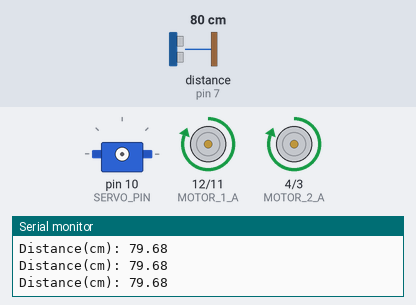
Bench run of a program on a simulated Arduino Uno, built with avr-gcc and run on an emulated ATmega328P. On the bench: servo, motor-driver pin pairs drawn as motors (green arrow = first pin HIGH = forward, orange = second pin HIGH = backward, longer = more drive, scaled by the enable pin), the last lines printed to the serial monitor. Wiring (inferred from the names in the program): ultrasonic range finder: trigger pin 6; echo pin 7. The test bench sets the inputs (shaded band); at power-on: distance to the obstacle (sensor on pin 7) 80 cm. The echo pulse lasts 58.3 µs per cm.

Above: at 3.2 s.
3.3 s: distance to the obstacle (sensor on pin 7) set to 7 cm
6.3 s: distance to the obstacle (sensor on pin 7) set to 4 cm
At 9.5 s:
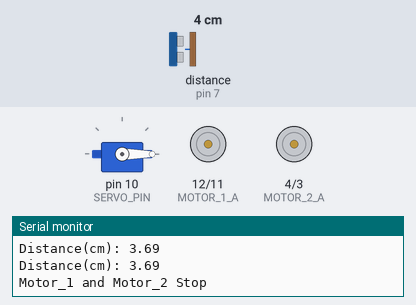
At 10.9 s:
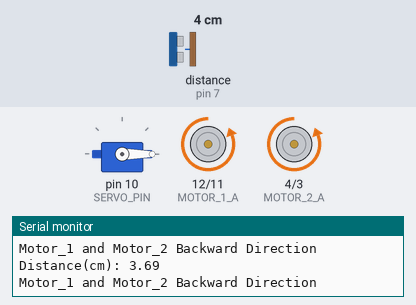
Timing chart, 0 to 12.4 s (numbered marks = the images above; inputs shaded):
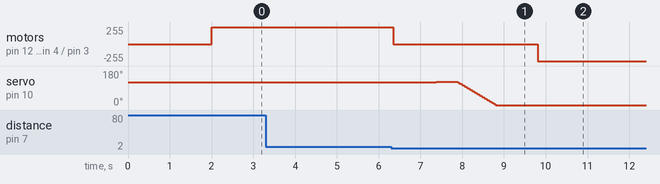

Measured:
- the behaviour switches between 6 and 5 cm on distance to the obstacle (sensor on pin 7) (found by bisection; images 0 and 1)
- after the input at 6.3 s, motor on pin 12 (MOTOR_1_A) / pin 11 (MOTOR_1_B), motor on pin 4 (MOTOR_2_A) / pin 3 (MOTOR_2_B): forward 255/255 → stopped after 0.05 s, → backward 255/255 3.5 s later; servo on pin 10 (SERVO_PIN): rises from 120° to 122° in 0.50 s, then falls to 0° in 1.4 s

The program:

main.cpp
```cpp
#include "motorControl.h"
#include "Arduino.h"
#include "Servo.h"

//Motor_1 Connection
int ENABLE_1 = 13;
int MOTOR_1_A = 12;
int MOTOR_1_B = 11;

//Motor_2 Connection
int ENABLE_2 = 5;
int MOTOR_2_A = 4;
int MOTOR_2_B = 3;

//Ultrasonic Sensor
int TRIG_PIN = 6;
int ECHO_PIN = 7;

//Servo Motor
int SERVO_PIN = 10;
bool FIRED = false;

//Constants
float SPEED_OF_SOUND = 0.0345;

MotorControl motorControl(ENABLE_1 ,MOTOR_1_A ,MOTOR_1_B ,ENABLE_2 ,MOTOR_2_A ,MOTOR_2_B);
Servo myservo;


float get_distance(int TRIG_PIN , int ECHO_PIN){
  digitalWrite(TRIG_PIN, LOW);
  delayMicroseconds(2);
  digitalWrite(TRIG_PIN, HIGH);
  delayMicroseconds(10);
  digitalWrite(TRIG_PIN, LOW);
  long duration = pulseIn(ECHO_PIN, HIGH);

  // Check if duration is 0
  if (duration == 0) {
    Serial.println("Error: Ultrasonic sensor not initialized or no obstacle within range");
    return -1;  // Return -1 to indicate an error
  }

  float distance = (duration * 0.0343) / 2;
  Serial.println("Distance(cm): " + String(distance));
  return distance;
}


void moveServo(int _fire_angle, int _buffer) {
  if (!FIRED) {
    myservo.attach(SERVO_PIN); // initialise servo only when moveServo is first called
    FIRED = true;
  }

  int pos = _fire_angle;
  for (pos = _fire_angle; pos <= _fire_angle + _buffer; pos += 1) {   // goes from 0 degrees to 180 degrees
    // in steps of 1 degree
    myservo.write(pos);                   // tell servo to go to position in variable 'pos'
    delay(500);                            // waits 500ms at top
  }
  for (pos = _fire_angle + _buffer; pos >= 0; pos -= 2) {   // goes from 180 degrees to 0 degrees
    myservo.write(pos);                   // tell servo to go to position in variable 'pos'
    delay(15);                            // waits 15ms for the servo to reach the position
  }
}

void setup() {
  delay(2000); // Wait for 2 seconds for all components to power up
  pinMode(TRIG_PIN, OUTPUT);
  digitalWrite(TRIG_PIN,LOW);
  pinMode(ECHO_PIN, INPUT);
  Serial.begin(9600);
}

void loop() {
  int state = 0;
  float distance;

  while((distance = get_distance(TRIG_PIN,ECHO_PIN)) >= 0) // loop as long as the ultrasonic sensor is initiated
  {
    switch(state) {
      case 0: // Case 0: Moving forward until distance is 5
        if(distance >= 5) {
          motorControl.forward_both_motors();
        } else {
          state = 1; // Switch to case 1
        }
        break;

      case 1: // Case 1: Initiate the servo and delay for 1 second
        motorControl.stop_both_motors();
        moveServo(120,2); //  (Launch Angle, Rotation Buffer)
        delay(1000);
        state = 2; // Switch to case 2
        break;

      case 2: // Case 2: Move backwards for the rest of the duration
        motorControl.backward_both_motors();
        break;
    }
  }
}
```

motorControl.cpp
```cpp
#include "Arduino.h"
#include "MotorControl.h"

MotorControl::MotorControl(int ENABLE_1, int MOTOR_1_A, int MOTOR_1_B, int ENABLE_2, int MOTOR_2_A, int MOTOR_2_B) {
  pinMode(ENABLE_1, OUTPUT);
  pinMode(MOTOR_1_A, OUTPUT);
  pinMode(MOTOR_1_B, OUTPUT);
  pinMode(ENABLE_2, OUTPUT);
  pinMode(MOTOR_2_A, OUTPUT);
  pinMode(MOTOR_2_B, OUTPUT);
  _ENABLE_1 = ENABLE_1;
  _MOTOR_1_A = MOTOR_1_A;
  _MOTOR_1_B = MOTOR_1_B;
  _ENABLE_2 = ENABLE_2;
  _MOTOR_2_A = MOTOR_2_A;
  _MOTOR_2_B = MOTOR_2_B;
}

void MotorControl::forward_motor_1() {
  digitalWrite(_MOTOR_1_A, HIGH);
  digitalWrite(_MOTOR_1_B, LOW);
  digitalWrite(_ENABLE_1, HIGH);
  Serial.println("Motor_1 Forward Direction");
}

void MotorControl::forward_motor_2() {
  digitalWrite(_MOTOR_2_A, HIGH);
  digitalWrite(_MOTOR_2_B, LOW);
  digitalWrite(_ENABLE_2, HIGH);
  Serial.println("Motor_2 Forward Direction");
}

void MotorControl::accelerate_motor_1() {
  for (int i = 0; i < 256; i++) {
    analogWrite(_ENABLE_1, i);
  }
  Serial.println("Motor_1 acceleration");
}

void MotorControl::accelerate_motor_2() {
  for (int i = 0; i < 256; i++) {
    analogWrite(_ENABLE_2, i);
  }
  Serial.println("Motor_2 acceleration");
}

void MotorControl::decelerate_motor_1() {
  for (int i = 255; i > 1; i--) {
    analogWrite(_ENABLE_1, i);
    delay(5);
  }
  Serial.println("Motor_1 deceleration");
}

void MotorControl::decelerate_motor_2() {
  for (int i = 255; i > 1; i--) {
    analogWrite(_ENABLE_2, i);
    delay(5);
  }
  Serial.println("Motor_2 deceleration");
}

void MotorControl::backward_motor_1() {
  digitalWrite(_MOTOR_1_A, LOW);
  digitalWrite(_MOTOR_1_B, HIGH);
  digitalWrite(_ENABLE_1, HIGH);
  Serial.println("Motor_1 Backward Direction");
}

void MotorControl::backward_motor_2() {
  digitalWrite(_MOTOR_2_A, LOW);
  digitalWrite(_MOTOR_2_B, HIGH);
  digitalWrite(_ENABLE_2, HIGH);
  Serial.println("Motor_2 Backward Direction");
}

void MotorControl::stop_motor_1() {
  digitalWrite(_MOTOR_1_A, LOW);
  digitalWrite(_MOTOR_1_B, LOW);
  analogWrite(_ENABLE_1, 0);
  Serial.println("Stop Motor_1");
}

void MotorControl::stop_motor_2() {
  digitalWrite(_MOTOR_2_A, LOW);
  digitalWrite(_MOTOR_2_B, LOW);
  analogWrite(_ENABLE_2, 0);
  Serial.println("Stop Motor_2");
}

void MotorControl::turn_left() {
  forward_motor_1();
  backward_motor_2();
  digitalWrite(_ENABLE_1, HIGH);
  digitalWrite(_ENABLE_2, HIGH);
  Serial.println("Turn Left");
}

void MotorControl::turn_right() {
  backward_motor_1();
  forward_motor_2();
  digitalWrite(_ENABLE_1, HIGH);
  digitalWrite(_ENABLE_2, HIGH);
  Serial.println("Turn Right");
}

void MotorControl::forward_both_motors() {
  digitalWrite(_MOTOR_1_A, HIGH);
  digitalWrite(_MOTOR_1_B, LOW);
  digitalWrite(_MOTOR_2_A, HIGH);
  digitalWrite(_MOTOR_2_B, LOW);
  digitalWrite(_ENABLE_1, HIGH); // Add this line
  digitalWrite(_ENABLE_2, HIGH); // Add this line
  //Serial.println("Motor_1 and Motor_2 Forward Direction");
}

void MotorControl::backward_both_motors() {
  digitalWrite(_MOTOR_1_A, LOW);
  digitalWrite(_MOTOR_1_B, HIGH);
  digitalWrite(_MOTOR_2_A, LOW);
  digitalWrite(_MOTOR_2_B, HIGH);
  digitalWrite(_ENABLE_1, HIGH);
  digitalWrite(_ENABLE_2, HIGH);
  Serial.println("Motor_1 and Motor_2 Backward Direction");
}

void MotorControl::accelerate_both_motors(int accelerationTime) {
  digitalWrite(_MOTOR_1_A, HIGH);
  digitalWrite(_MOTOR_1_B, LOW);
  digitalWrite(_MOTOR_2_A, HIGH);
  digitalWrite(_MOTOR_2_B, LOW);

  int increment = 255 / (accelerationTime / 10); // Calculate the increment value

  for (int i = 0; i <= 255; i += increment) {
    analogWrite(_ENABLE_1, i);
    analogWrite(_ENABLE_2, i);
    delay(10);
  }
  Serial.println("Motor_1 and Motor_2 acceleration");
  delay(accelerationTime);
}

void MotorControl::decelerate_both_motors(int decelerationTime) {
  digitalWrite(_MOTOR_1_A, HIGH);
  digitalWrite(_MOTOR_1_B, LOW);
  digitalWrite(_MOTOR_2_A, HIGH);
  digitalWrite(_MOTOR_2_B, LOW);

  int decrement = 255 / (decelerationTime / 10); // Calculate the decrement value

  for (int i = 255; i >= 0; i -= decrement) {
    analogWrite(_ENABLE_1, i);
    analogWrite(_ENABLE_2, i);
    delay(10);
  }
  Serial.println("Motor_1 and Motor_2 deceleration");
  delay(decelerationTime);
}

void MotorControl::stop_both_motors() {
  digitalWrite(_MOTOR_1_A, LOW);
  digitalWrite(_MOTOR_1_B, LOW);
  digitalWrite(_MOTOR_2_A, LOW);
  digitalWrite(_MOTOR_2_B, LOW);
  analogWrite(_ENABLE_1, 0);
  analogWrite(_ENABLE_2, 0);
  Serial.println("Motor_1 and Motor_2 Stop");
}
```

motorControl.h
```cpp
#ifndef MotorControl_h
#define MotorControl_h

#include "Arduino.h"

class MotorControl {
  public:
    MotorControl(int ENABLE_1, int MOTOR_1_A, int MOTOR_1_B, int ENABLE_2, int MOTOR_2_A, int MOTOR_2_B);
    void forward_motor_1();
    void forward_motor_2();
    void accelerate_motor_1();
    void accelerate_motor_2();
    void decelerate_motor_1();
    void decelerate_motor_2();
    void backward_motor_1();
    void backward_motor_2();
    void stop_motor_1();
    void stop_motor_2();
    void turn_left();
    void turn_right();
    void forward_both_motors();
    void backward_both_motors();
    void accelerate_both_motors(int accelerationTime);
    void decelerate_both_motors(int decelerationTime);
    void stop_both_motors();
  private:
    int _ENABLE_1;
    int _MOTOR_1_A;
    int _MOTOR_1_B;
    int _ENABLE_2;
    int _MOTOR_2_A;
    int _MOTOR_2_B;
};

#endif
```
